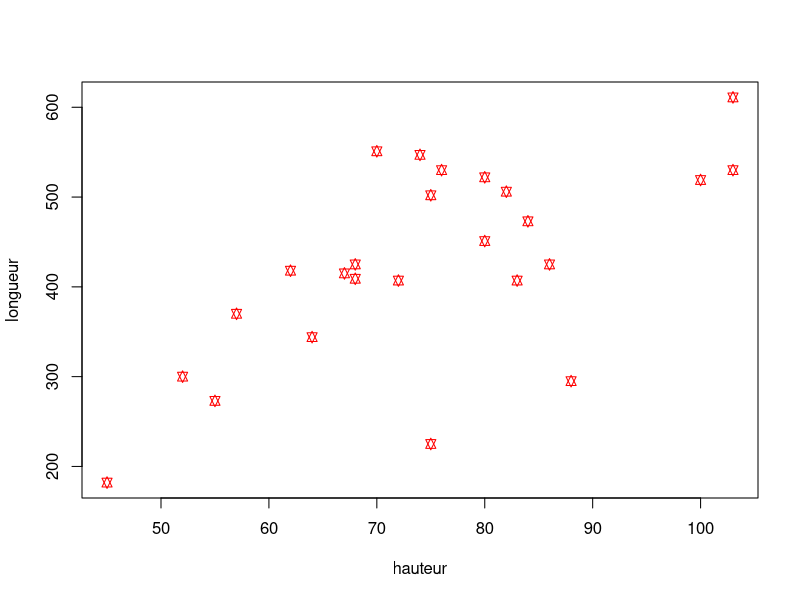
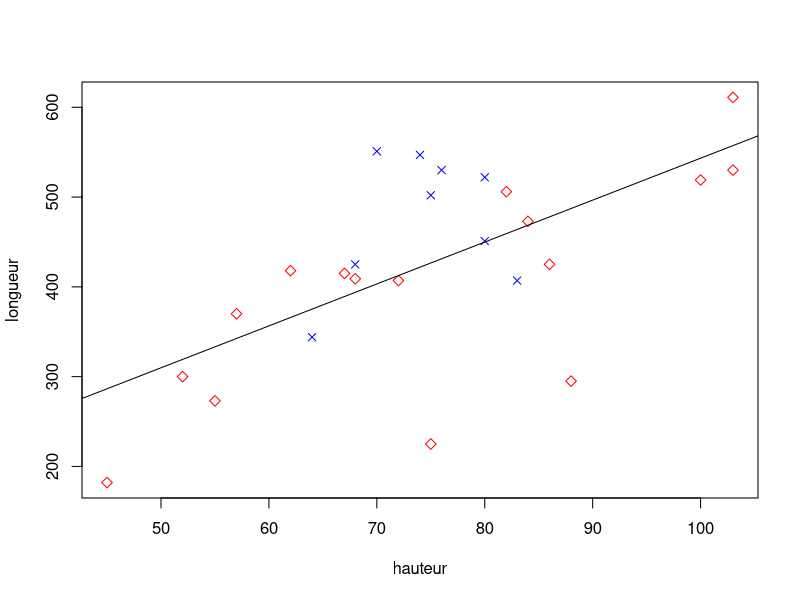
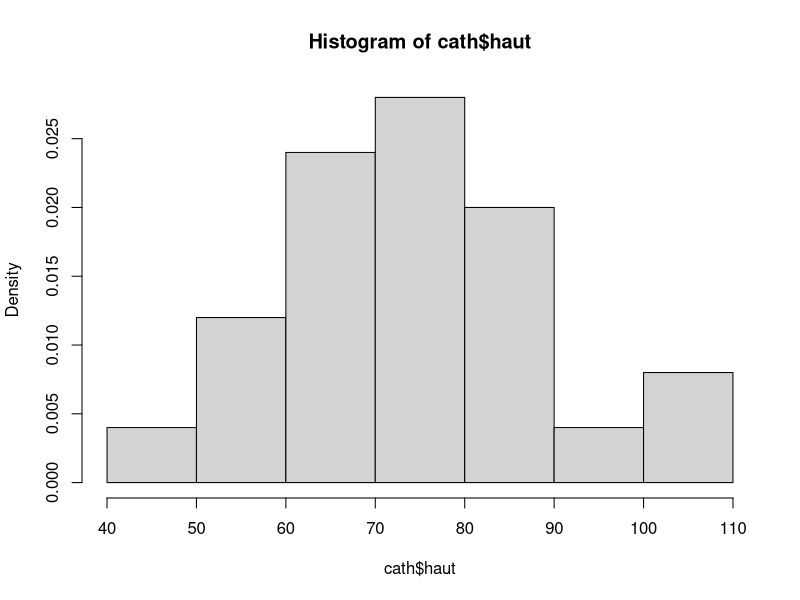
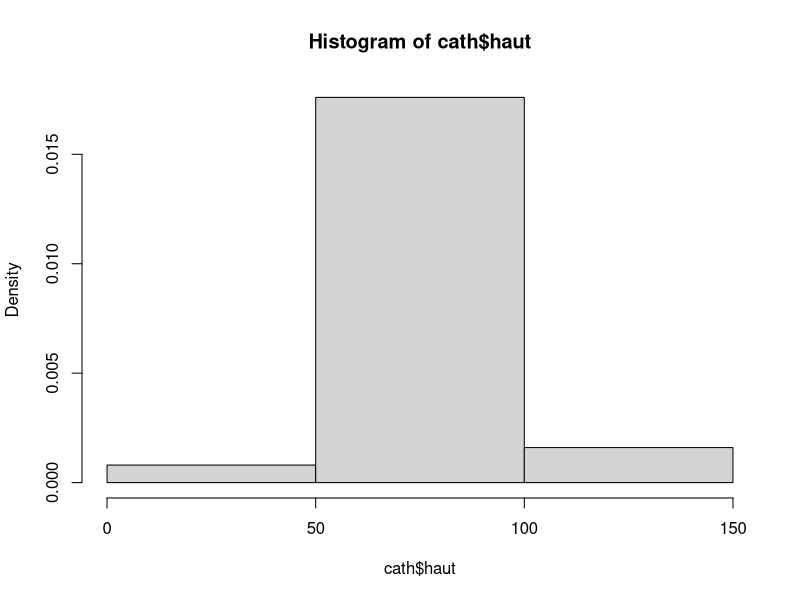
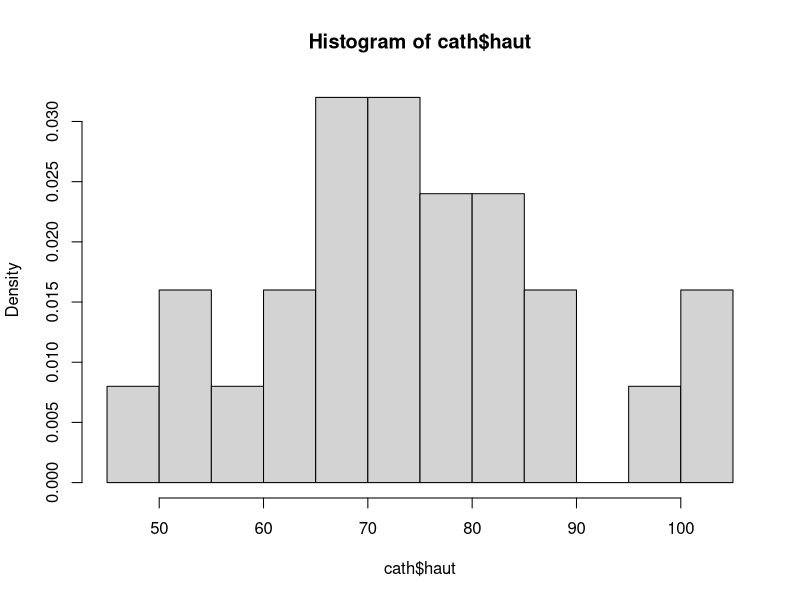
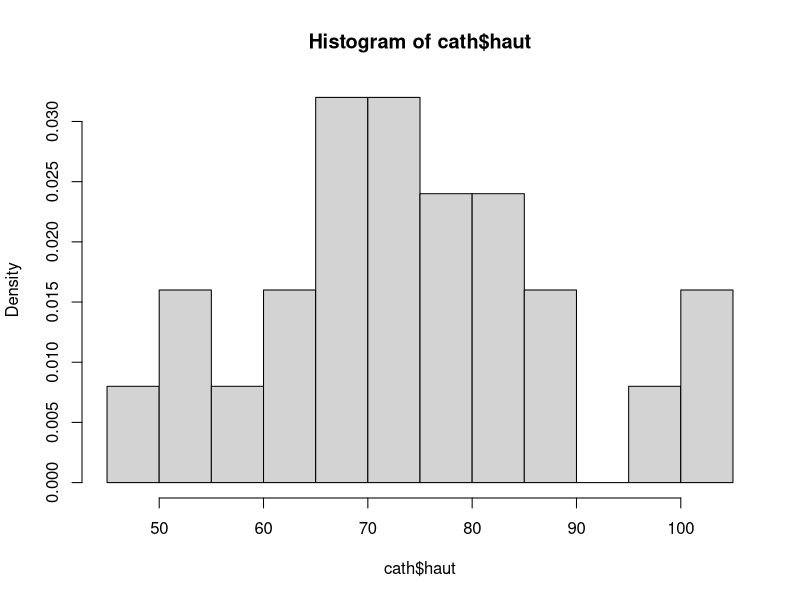
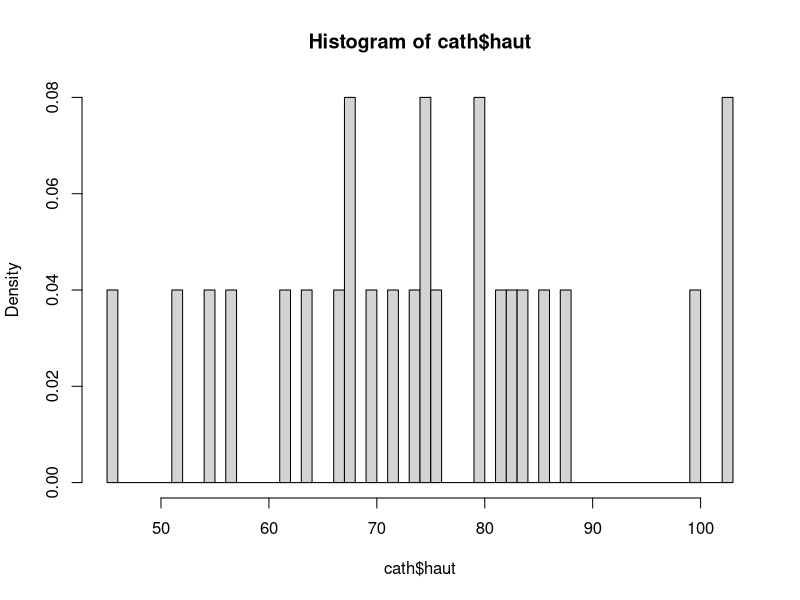
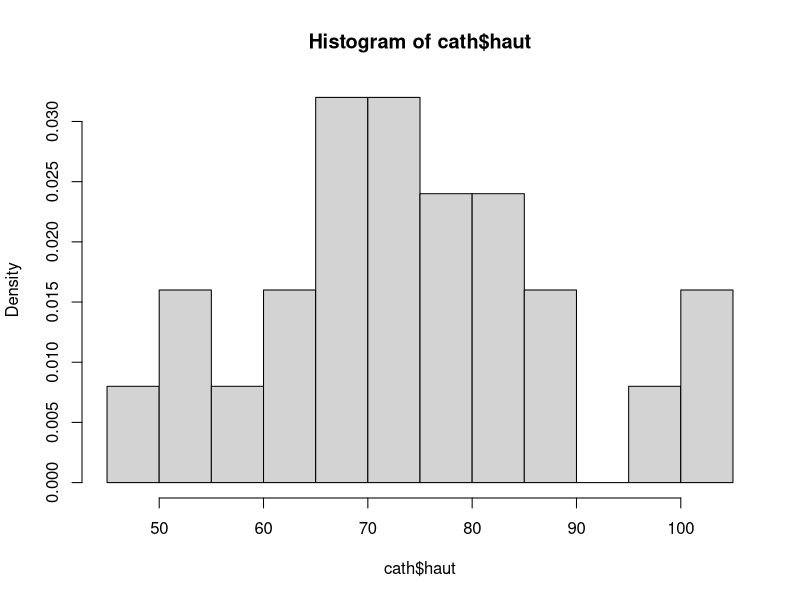

These figures' R source, in order: (Note: this script raises an error after producing the figures.)
# Ex. 1
# importer les donn?es
cath <- read.table('cathedral.txt', header = TRUE)

plot(cath$haut, cath$long, col = 'red', xlab = 'hauteur', ylab = 'longueur', pch = 11)

# Ex. 2
# Q1
plot(cath[cath$style == 'goth', ]$haut, cath[cath$style == 'goth', ]$long ,col='red',xlab='hauteur',ylab='longueur',pch=5)
points(cath[cath$style == 'rom', ]$haut, cath[cath$style == 'rom', ]$long ,col='blue',pch=4)
legend(15,180,c('gothique','romane'),col=c('red','blue'),pch=c(5,4))

#Q2
b <- cov(cath$long, cath$haut)/var(cath$haut)
a <- mean(cath$long) - mean(cath$haut)*b
abline(a,b)



# Ex. 3
# Q1
hist(cath$haut, freq = F)

# Q2
hist(cath$haut, freq = F, breaks = 2)
hist(cath$haut, freq = F, breaks=10)
hist(cath$haut, freq = F, breaks = 15)
hist(cath$haut,freq = F, breaks = 50)
hist(cath$haut, freq = F, breaks = 10)

hist(cath$haut, freq = F, breaks = c(40,  60,  70, 75, 80, 90, 110))
# Le bon nombre de sous-intervalles pour l'histogramme d?pend du nombre d'observations ainsi que de la densit? sous-jacente.
# Il faut trouver un compromis entre pas assez de pr?cision (trop peu de sous-intervalles) et une repr?sentation trop d?taill?e (plusieurs intervalles qui ne contiennent qu'une voir aucune observation)

# Q3
hist(cath$long, freq = F)
hist(cath$long, freq = F, breaks = 5)
hist(cath$long, freq = F, breaks = 10)
hist(cath$long, freq = F, breaks = 20)
hist(cath$long, freq = F, breaks = c(100, 200, 400, 500, 550, 700))

# souvent le choix par d?faut de la fonction hist pour la taille de la partition n'est pas si mauvais.

# Q4
hist(long,freq=F,breaks=5)
hist(cath$long, freq = F, breaks = 5)
curve(dnorm(x, mean(cath$long), sd(cath$long)), add = T, col='blue')
# l'histogramme est (? peu pr?s) unimodale et l?g?rement asym?trique. 
# Vu la faible taille d'?chantillon, la densit? gaussienne semble appropri?e (en tout cas on ne peut pas rejeter l'hypoth?se gaussienne avec certitude.)

# Ex. 4
plot(ecdf(cath$haut))
curve(pnorm(x, mean(cath$haut), sd(cath$haut)), add = T, col ='blue')

# L'ad?quation entre la fdr empirique et la fdr th?orique est tr?s bonne.

# Ex. 5

# Q1
qqplot(cath$long, cath$haut)
# les points s'alignent (? peu pr?s) sur une droite. Pour mieux voir, on standardise les donn?es pour pouvoir comparer ? la premi?re bissectrice :

long.st <- (cath$long - mean(cath$long))/sd(cath$long)
haut.st <- (cath$haut - mean(cath$haut))/sd(cath$haut)
qqplot(long.st,haut.st)
abline(0, 1, col='blue')

# Q2
qqnorm(haut.st)
abline(0,1, col = 'blue')

qqnorm(long.st)
abline(0,1, col = 'blue')

# La hauteur semble suivre une loi normale. Pour la longueur, les points s'?cartent un peu plus de la premi?re bissectrice, mais pas au point qu'on pourrait rejeter l'hypoth?se gaussienne.


# Ex. 6
# Q1
cath$rapport <- cath$long/cath$haut
boxplot(cath$long, cath$haut, cath$rapport, names = c('longueur','hauteur','rapport L/H'))
# On voit que les trois variables ont des ordres de grandeurs assez diff?rentes. 
# Les trois boxplots sont sym?triques.
# Seulement la variable rapport L/H contient une observations aberrantes.

# Q2
class(cath$style)
boxplot(long~style, data = cath)
# Beaucoup plus de variabilit? de la longueur des cath?drales gothiques que 
# des cath. romanes

boxplot(haut~style, data = cath)
# 2 Boxplots bien sym?triques. M?mes m?dianes. Mais beaucoup plus de variabilit? de la 
# hauteur des cath?drales gothiques que des cath. romanes

boxplot(rapport~style, data = cath)
# les 2 boxplots ont la m?me forme, mais pour les cath. romanes il est d?cal? vers le haut.
